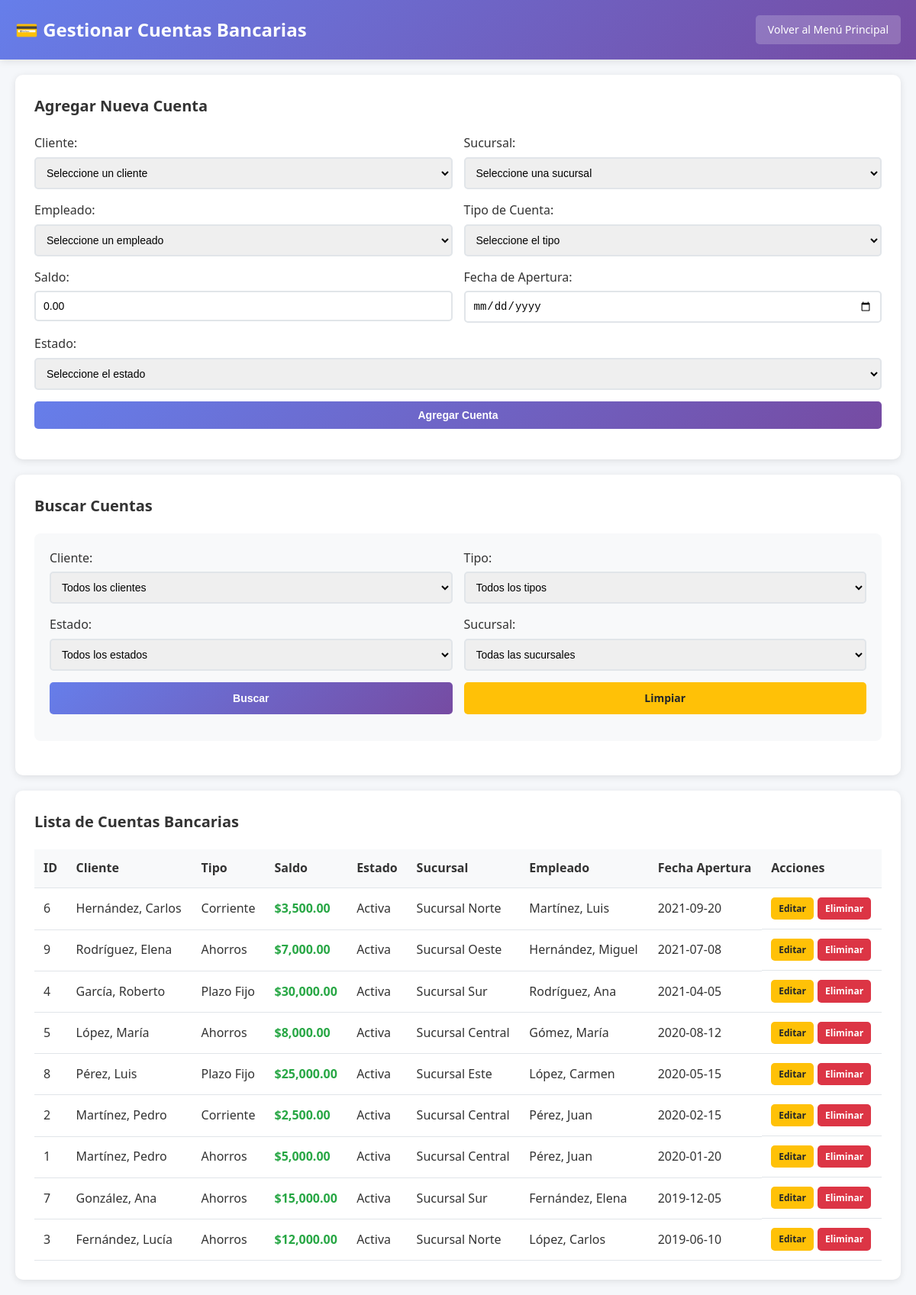
/crud_cuentas.php (signed in), run on the app's committed database.
### tables this page shows
CREATE TABLE Cuenta (
    cuenta_id INT AUTO_INCREMENT PRIMARY KEY,
    cliente_id INT NOT NULL,
    sucursal_id INT NOT NULL,
    empleado_id INT NOT NULL,
    tipo ENUM('Ahorros', 'Corriente', 'Plazo Fijo') NOT NULL,
    saldo DECIMAL(15,2) NOT NULL DEFAULT 0.00,
    fecha_apertura DATE NOT NULL DEFAULT CURRENT_DATE,
    estado ENUM('Activa', 'Inactiva', 'Bloqueada') NOT NULL DEFAULT 'Activa',
    FOREIGN KEY (cliente_id) REFERENCES Cliente(cliente_id) ON DELETE CASCADE,
    FOREIGN KEY (sucursal_id) REFERENCES Sucursal(sucursal_id) ON DELETE CASCADE,
    FOREIGN KEY (empleado_id) REFERENCES Empleado(empleado_id) ON DELETE CASCADE
);

CREATE TABLE Cliente (
    cliente_id INT AUTO_INCREMENT PRIMARY KEY,
    nombre VARCHAR(100) NOT NULL,
    apellido VARCHAR(100) NOT NULL,
    direccion VARCHAR(200),
    telefono VARCHAR(15),
    email VARCHAR(100) UNIQUE,
    fecha_registro DATE NOT NULL DEFAULT CURRENT_DATE
);

CREATE TABLE Sucursal (
    sucursal_id INT AUTO_INCREMENT PRIMARY KEY,
    nombre VARCHAR(100) NOT NULL,
    direccion VARCHAR(200) NOT NULL,
    telefono VARCHAR(15) NOT NULL,
    fecha_apertura DATE NOT NULL
);

CREATE TABLE Empleado (
    empleado_id INT AUTO_INCREMENT PRIMARY KEY,
    sucursal_id INT NOT NULL,
    nombre VARCHAR(100) NOT NULL,
    apellido VARCHAR(100) NOT NULL,
    puesto VARCHAR(50) NOT NULL,
    telefono VARCHAR(15),
    email VARCHAR(100) UNIQUE,
    fecha_contratacion DATE NOT NULL,
    FOREIGN KEY (sucursal_id) REFERENCES Sucursal(sucursal_id) ON DELETE CASCADE
);

### config.php (called while the page is built, shortened)
<?php
function tienePermiso($rol, $accion, $tabla) {
    $matrizPermisos = [
        'Administrador' => [
            'Sucursal' => ['C', 'R', 'U', 'D'],
            'Empleado' => ['C', 'R', 'U', 'D'],
            'Cliente' => ['C', 'R', 'U', 'D'],
            'Cuenta' => ['C', 'R', 'U', 'D'],
            'Transaccion' => ['C', 'R', 'U', 'D'],
            'Prestamo' => ['C', 'R', 'U', 'D'],
            'TarjetaCredito' => ['C', 'R', 'U', 'D'],
            'Usuario' => ['C', 'R', 'U', 'D']
        ],
        'Desarrollador' => [
            'Cuenta' => ['C', 'R', 'U', 'D'],
            'Transaccion' => ['C', 'R', 'U', 'D'],
            'TarjetaCredito' => ['C', 'R', 'U', 'D'],
            'Cliente' => ['R'],
            'Empleado' => ['R']
        ],
        'Supervisor' => [
            'Cuenta' => ['R'],
            'Transaccion' => ['R'],
            'Prestamo' => ['R'],
            'TarjetaCredito' => ['R'],
            'Cliente' => ['R']
        ]
    ];
    return isset($matrizPermisos[$rol][$tabla]) && in_array($accion, $matrizPermisos[$rol][$tabla]);
}
?>

### crud_cuentas.php (the view, shortened to what this page needs)
<?php
require_once 'config.php';
$rol = $_SESSION['rol'];
$where_clause = "1=1";
$cuenta_editar = null;
$sql = "SELECT c.*,
               cl.nombre as cliente_nombre, cl.apellido as cliente_apellido,
               s.nombre as sucursal_nombre,
               e.nombre as empleado_nombre, e.apellido as empleado_apellido
        FROM Cuenta c
        LEFT JOIN Cliente cl ON c.cliente_id = cl.cliente_id
        LEFT JOIN Sucursal s ON c.sucursal_id = s.sucursal_id
        LEFT JOIN Empleado e ON c.empleado_id = e.empleado_id
        WHERE $where_clause ORDER BY c.fecha_apertura DESC";
$stmt = $conn->prepare($sql);
$stmt->execute();
$result = $stmt->get_result();
$cuentas = $result->fetch_all(MYSQLI_ASSOC);
?>
<!DOCTYPE html>
<html lang="es">
<head>
</head>
<body>
    <div class="header">
        <div class="header-content">
            <h1>💳 Gestionar Cuentas Bancarias</h1>
            <a href="index.php" class="back-btn">Volver al Menú Principal</a>
        </div>
    </div>
    <div class="container">
        <?php if (tienePermiso($rol, 'C', 'Cuenta') || tienePermiso($rol, 'U', 'Cuenta')): ?>
        <div class="form-section">
            <h2><?php echo $cuenta_editar ? 'Editar Cuenta' : 'Agregar Nueva Cuenta'; ?></h2>
            <form method="POST">
                <div class="form-row">
                    <div class="form-group">
                        <label for="cliente_id">Cliente:</label>
                        <select id="cliente_id" name="cliente_id" required>
                            <option value="">Seleccione un cliente</option>
                        </select>
                    </div>
                    <div class="form-group">
                        <label for="sucursal_id">Sucursal:</label>
                        <select id="sucursal_id" name="sucursal_id" required>
                            <option value="">Seleccione una sucursal</option>
                        </select>
                    </div>
                </div>
                <div class="form-row">
                    <div class="form-group">
                        <label for="empleado_id">Empleado:</label>
                        <select id="empleado_id" name="empleado_id" required>
                            <option value="">Seleccione un empleado</option>
                        </select>
                    </div>
                    <div class="form-group">
                        <label for="tipo">Tipo de Cuenta:</label>
                        <select id="tipo" name="tipo" required>
                            <option value="">Seleccione el tipo</option>
                        </select>
                    </div>
                </div>
                <div class="form-row">
                    <div class="form-group">
                        <label for="saldo">Saldo:</label>
                        <input type="number" id="saldo" name="saldo" step="0.01" value="<?php echo $cuenta_editar ? $cuenta_editar['saldo'] : '0.00'; ?>" required>
                    </div>
                    <div class="form-group">
                        <label for="fecha_apertura">Fecha de Apertura:</label>
                        <input type="date" id="fecha_apertura" name="fecha_apertura" value="<?php echo $cuenta_editar ? $cuenta_editar['fecha_apertura'] : ''; ?>" required>
                    </div>
                </div>
                <div class="form-row">
                    <div class="form-group">
                        <label for="estado">Estado:</label>
                        <select id="estado" name="estado" required>
                            <option value="">Seleccione el estado</option>
                        </select>
                    </div>
                </div>
                <div class="form-row">
                    <?php if ($cuenta_editar): ?>
                        <button type="submit" name="editar" class="btn btn-primary">Actualizar Cuenta</button>
                        <a href="crud_cuentas.php" class="btn btn-warning">Cancelar</a>
                    <?php else: ?>
                        <button type="submit" name="agregar" class="btn btn-primary">Agregar Cuenta</button>
                    <?php endif; ?>
                </div>
            </form>
        </div>
        <?php endif; ?>
        <div class="form-section">
            <h2>Buscar Cuentas</h2>
            <form method="POST" class="search-form">
                <div class="form-row">
                    <div class="form-group">
                        <label for="cliente_id_buscar">Cliente:</label>
                        <select id="cliente_id_buscar" name="cliente_id">
                            <option value="">Todos los clientes</option>
                        </select>
                    </div>
                    <div class="form-group">
                        <label for="tipo_buscar">Tipo:</label>
                        <select id="tipo_buscar" name="tipo">
                            <option value="">Todos los tipos</option>
                        </select>
                    </div>
                </div>
                <div class="form-row">
                    <div class="form-group">
                        <label for="estado_buscar">Estado:</label>
                        <select id="estado_buscar" name="estado">
                            <option value="">Todos los estados</option>
                        </select>
                    </div>
                    <div class="form-group">
                        <label for="sucursal_id_buscar">Sucursal:</label>
                        <select id="sucursal_id_buscar" name="sucursal_id">
                            <option value="">Todas las sucursales</option>
                        </select>
                    </div>
                </div>
                <div class="form-row">
                    <button type="submit" name="buscar" class="btn btn-primary">Buscar</button>
                    <a href="crud_cuentas.php" class="btn btn-warning">Limpiar</a>
                </div>
            </form>
        </div>
        <div class="table-section">
            <h2>Lista de Cuentas Bancarias</h2>
            <table>
                <thead>
                    <tr>
                        <th>ID</th>
                        <th>Cliente</th>
                        <th>Tipo</th>
                        <th>Saldo</th>
                        <th>Estado</th>
                        <th>Sucursal</th>
                        <th>Empleado</th>
                        <th>Fecha Apertura</th>
                        <th>Acciones</th>
                    </tr>
                </thead>
                <tbody>
                    <?php if (empty($cuentas)): ?>
                        <tr>
                            <td colspan="9" style="text-align: center; color: #666;">No se encontraron cuentas.</td>
                        </tr>
                    <?php else: ?>
                        <?php foreach ($cuentas as $cuenta): ?>
                            <tr>
                                <td><?php echo htmlspecialchars($cuenta['cuenta_id']); ?></td>
                                <td><?php echo htmlspecialchars($cuenta['cliente_apellido'] . ', ' . $cuenta['cliente_nombre']); ?></td>
                                <td><?php echo htmlspecialchars($cuenta['tipo']); ?></td>
                                <td class="saldo <?php echo $cuenta['saldo'] >= 0 ? 'saldo-positivo' : 'saldo-negativo'; ?>">
                                    $<?php echo number_format($cuenta['saldo'], 2); ?>
                                </td>
                                <td><?php echo htmlspecialchars($cuenta['estado']); ?></td>
                                <td><?php echo htmlspecialchars($cuenta['sucursal_nombre']); ?></td>
                                <td><?php echo htmlspecialchars($cuenta['empleado_apellido'] . ', ' . $cuenta['empleado_nombre']); ?></td>
                                <td><?php echo htmlspecialchars($cuenta['fecha_apertura']); ?></td>
                                <td class="actions">
                                    <?php if (tienePermiso($rol, 'U', 'Cuenta')): ?>
                                        <a href="?editar=<?php echo $cuenta['cuenta_id']; ?>" class="btn btn-warning btn-sm">Editar</a>
                                    <?php endif; ?>
                                    <?php if (tienePermiso($rol, 'D', 'Cuenta')): ?>
                                        <a href="?eliminar=<?php echo $cuenta['cuenta_id']; ?>" class="btn btn-danger btn-sm" onclick="return confirm('¿Está seguro de que desea eliminar esta cuenta?')">Eliminar</a>
                                    <?php endif; ?>
                                </td>
                            </tr>
                        <?php endforeach; ?>
                    <?php endif; ?>
                </tbody>
            </table>
        </div>
    </div>
</body>
</html>

### crud_cuentas.php (style rules this page uses)
* { margin: 0; padding: 0; box-sizing: border-box; }
body { font-family: 'Segoe UI', Tahoma, Geneva, Verdana, sans-serif; background: #f5f7fa; color: #333; line-height: 1.6; }
.header { background: linear-gradient(135deg, #667eea 0%, #764ba2 100%); color: white; padding: 20px 0; box-shadow: 0 2px 10px rgba(0,0,0,0.1); }
.header-content { max-width: 1200px; margin: 0 auto; padding: 0 20px; display: flex; justify-content: space-between; align-items: center; }
.header h1 { font-size: 24px; font-weight: 600; }
.back-btn { background: rgba(255,255,255,0.2); color: white; border: none; padding: 8px 16px; border-radius: 5px; cursor: pointer; text-decoration: none; font-size: 14px; transition: background 0.3s ease; }
.container { max-width: 1200px; margin: 0 auto; padding: 20px; }
.form-section { background: white; padding: 25px; border-radius: 10px; box-shadow: 0 2px 10px rgba(0,0,0,0.1); margin-bottom: 20px; }
.form-section h2 { color: #333; margin-bottom: 20px; font-size: 20px; }
.form-row { display: grid; grid-template-columns: repeat(auto-fit, minmax(250px, 1fr)); gap: 15px; margin-bottom: 15px; }
.form-group { display: flex; flex-direction: column; }
.form-group label { margin-bottom: 5px; font-weight: 500; color: #333; }
.form-group input, .form-group select { padding: 10px; border: 2px solid #e1e5e9; border-radius: 5px; font-size: 14px; transition: border-color 0.3s ease; }
.btn { padding: 10px 20px; border: none; border-radius: 5px; cursor: pointer; font-size: 14px; font-weight: 600; transition: all 0.3s ease; text-decoration: none; display: inline-block; text-align: center; }
.btn-primary { background: linear-gradient(135deg, #667eea 0%, #764ba2 100%); color: white; }
.btn-danger { background: #dc3545; color: white; }
.btn-warning { background: #ffc107; color: #212529; }
.table-section { background: white; padding: 25px; border-radius: 10px; box-shadow: 0 2px 10px rgba(0,0,0,0.1); }
.table-section h2 { color: #333; margin-bottom: 20px; font-size: 20px; }
.search-form { background: #f8f9fa; padding: 20px; border-radius: 8px; margin-bottom: 20px; }
table { width: 100%; border-collapse: collapse; margin-top: 20px; }
th, td { padding: 12px; text-align: left; border-bottom: 1px solid #e1e5e9; }
th { background: #f8f9fa; font-weight: 600; color: #333; }
.actions { display: flex; gap: 5px; }
.btn-sm { padding: 5px 10px; font-size: 12px; }
.saldo { font-weight: 600; }
.saldo-positivo { color: #28a745; }

### data on the page
cuenta: cuenta_id "6", cliente.nombre "Hernández, Carlos", tipo "Corriente", saldo "3,500.00", estado "Activa", sucursal.nombre "Sucursal Norte", empleado.nombre "Martínez, Luis", fecha_apertura "2021-09-20"
cuenta: cuenta_id "9", cliente.nombre "Rodríguez, Elena", tipo "Ahorros", saldo "7,000.00", estado "Activa", sucursal.nombre "Sucursal Oeste", empleado.nombre "Hernández, Miguel", fecha_apertura "2021-07-08"
cuenta: cuenta_id "4", cliente.nombre "García, Roberto", tipo "Plazo Fijo", saldo "30,000.00", estado "Activa", sucursal.nombre "Sucursal Sur", empleado.nombre "Rodríguez, Ana", fecha_apertura "2021-04-05"
cuenta: cuenta_id "5", cliente.nombre "López, María", tipo "Ahorros", saldo "8,000.00", estado "Activa", sucursal.nombre "Sucursal Central", empleado.nombre "Gómez, María", fecha_apertura "2020-08-12"
cuenta: cuenta_id "8", cliente.nombre "Pérez, Luis", tipo "Plazo Fijo", saldo "25,000.00", estado "Activa", sucursal.nombre "Sucursal Este", empleado.nombre "López, Carmen", fecha_apertura "2020-05-15"
cuenta: cuenta_id "2", cliente.nombre "Martínez, Pedro", tipo "Corriente", saldo "2,500.00", estado "Activa", sucursal.nombre "Sucursal Central", empleado.nombre "Pérez, Juan", fecha_apertura "2020-02-15"
cuenta: cuenta_id "1", cliente.nombre "Martínez, Pedro", tipo "Ahorros", saldo "5,000.00", estado "Activa", sucursal.nombre "Sucursal Central", empleado.nombre "Pérez, Juan", fecha_apertura "2020-01-20"
cuenta: cuenta_id "7", cliente.nombre "González, Ana", tipo "Ahorros", saldo "15,000.00", estado "Activa", sucursal.nombre "Sucursal Sur", empleado.nombre "Fernández, Elena", fecha_apertura "2019-12-05"
cuenta: cuenta_id "3", cliente.nombre "Fernández, Lucía", tipo "Ahorros", saldo "12,000.00", estado "Activa", sucursal.nombre "Sucursal Norte", empleado.nombre "López, Carlos", fecha_apertura "2019-06-10"
